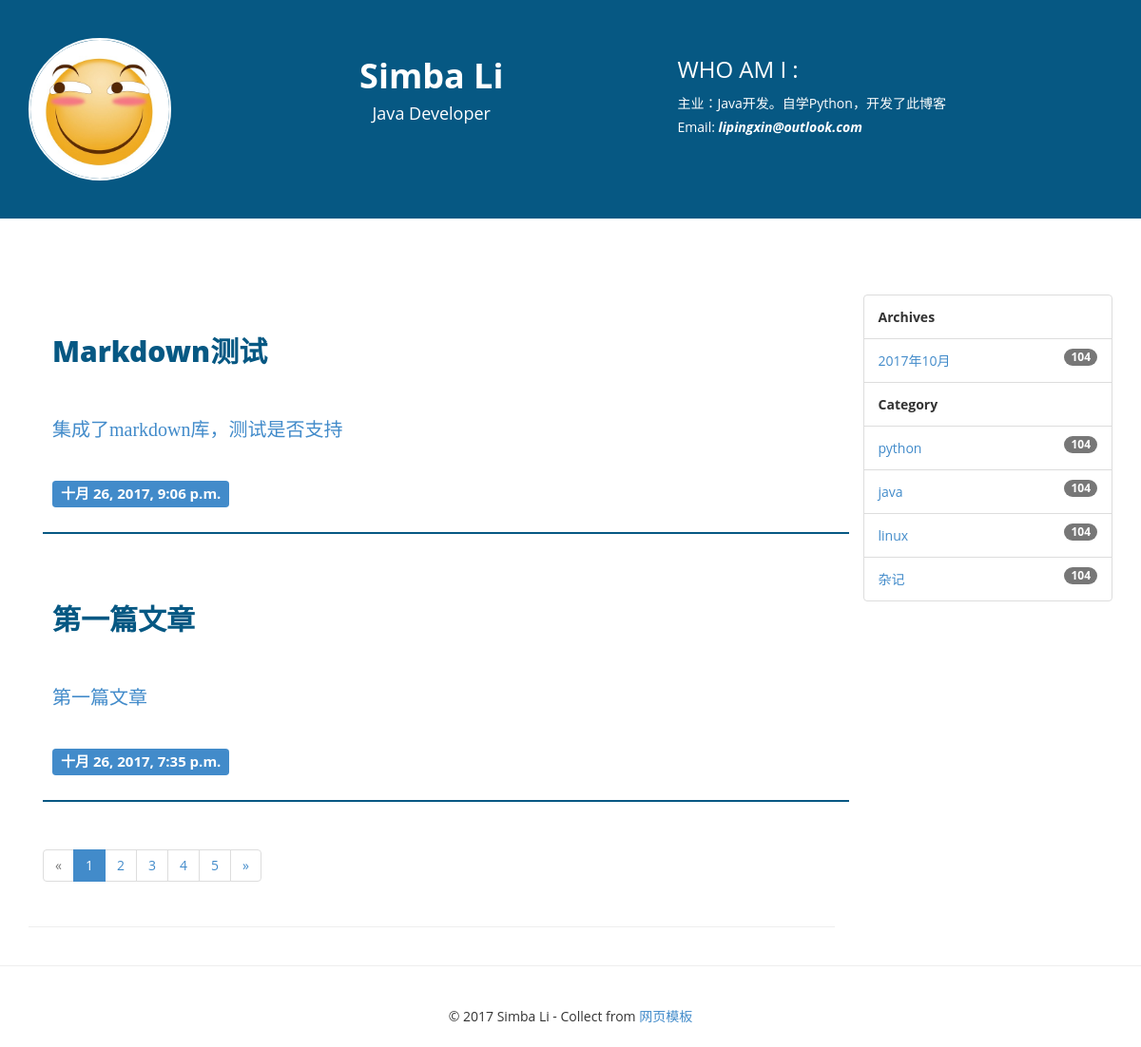
The page /archive/2017/10/ on the database as committed earlier.
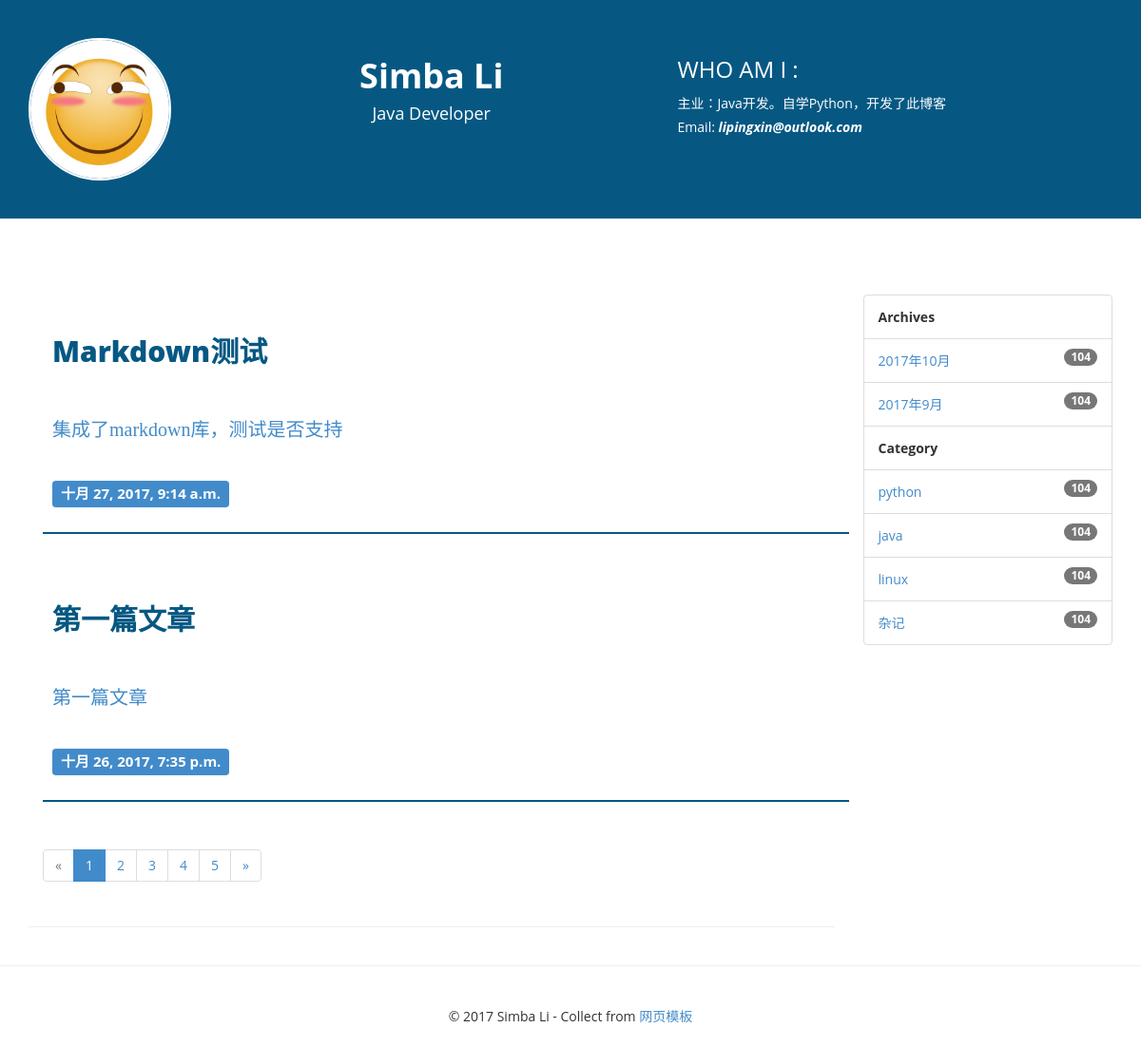
The same page on the database as committed later.
### blog/models.py (models this page shows, shortened)
class Post(models.Model):
    title = models.CharField(max_length=70)
    body = models.TextField()
    create_time = models.DateTimeField(auto_now_add=True)
    modified_time = models.DateTimeField(auto_now=True)
    excerpt = models.CharField(max_length=200, blank=True)
    category = models.ForeignKey(Category)
    tags = models.ManyToManyField(Tag, blank=True)
    author = models.ForeignKey(User)
    is_delete = models.IntegerField(default=1)
    def get_absolute_url(self):
        return reverse('blog:detail', kwargs={'pk': self.pk})

### blog/views.py (the view)
# urls.py: url(r'^archive/(?P<year>[0-9]{4})/(?P<month>[0-9]{1,2})/$', views.archives, name='archive'),
def archives(request, year, month):
    posts = Post.objects.filter(create_time__year=year,
                                create_time__month=month
                                ).order_by('-create_time')
    return render(request, 'blog/index.html', context={'posts': posts})

### blog/templatetags/blog_tags.py (called while the page is built)
@register.simple_tag()
def archives():
    return Post.objects.dates('create_time', 'month', order='DESC')

@register.simple_tag()
def get_categories():
    return Category.objects.all()

### templates/blog/index.html (shortened to what this page needs)
{% extends 'layout.html' %}
{% block main %}
<section>
    <div class="container">
        <div class="row">
            <div class="col-md-9">
                {% for post in posts %}
                <div class="blog-main">
                    <a href="{{ post.get_absolute_url }}">
                        <div class="heading-blog">
                            {{ post.title }}
                        </div>
                    </a>
                    {% if post.excerpt %}
                    <a href="{{ post.get_absolute_url }}">
                        <div class="blog-txt">
                            {{ post.excerpt }}
                        </div>
                    </a>
                    {% endif %}
                    <div class="blog-info">
                        <span class="label label-primary">{{ post.create_time }}</span>
                    </div>
                </div>
                {% empty %}
                    <div>还没有发布的文章</div>
                {% endfor %}
                <nav>
                    <ul class="pagination">
                        <li class="disabled"><a href="#"><span aria-hidden="true">&laquo;</span><span class="sr-only">Previous</span></a>
                        </li>
                        <li class="active"><a href="#">1 <span class="sr-only">(current)</span></a></li>
                        <li><a href="#">2 </a></li>
                        <li><a href="#">3 </a></li>
                        <li><a href="#">4 </a></li>
                        <li><a href="#">5 </a></li>
                        <li><a href="#"><span aria-hidden="true">&raquo;</span><span class="sr-only">Next</span></a>
                        </li>
                    </ul>
                </nav>
            </div>
        </div>
    </div>
</section>
<hr/>
{% endblock main %}

### templates/layout.html (shortened to what this page needs)
{% load staticfiles %}
{% load blog_tags %}
<!DOCTYPE html>
<html xmlns="http://www.w3.org/1999/xhtml">
<head>
    <link href="{% static 'blog/css/bootstrap.css' %}" rel="stylesheet"/>
    <link href="{% static 'blog/css/font-awesome.css' %}" rel="stylesheet"/>
    <link href="{% static 'blog/css/style.css' %}" rel="stylesheet"/>
    <link href="{% static 'blog/css/highlights/github.css' %}" rel="stylesheet">
</head>
<body>
<section class="header-section">
    <div class="container">
        <div class="row">
            <div class="col-md-2">
                <img src="{% static 'blog/img/headimage.jpg' %}" class="img-circle img-responsive"/>
            </div>
            <div class="col-md-5 text-center">
                <h1><strong>Simba Li </strong></h1>
                <h4>Java Developer</h4>
            </div>
            <div class="col-md-5">
                <h3>WHO AM I :</h3>
                主业：Java开发。自学Python，开发了此博客
                <br />
                Email: <i><strong>lipingxin@outlook.com</strong></i>
            </div>
        </div>
    </div>
</section>
<section>
    <div class="container">
        <div class="row">
            <div class="col-md-2 spon-txt"></div>
        </div>
    </div>
</section>
<section>
    <div class="container">
        <div class="row">
            <div class="col-md-9">
            {% block main %}
            {% endblock main %}
            </div>
            <div class="col-md-3">
                <ul class="list-group">
                    <li class="list-group-item">
                        <strong>Archives</strong>
                    </li>
                    {% archives as date_list %}
                    {% for date in date_list %}
                    <li class="list-group-item">
                        <span class="badge">104</span>
                        <a href="{% url 'blog:archive' date.year date.month %}">
                            {{ date.year }}年{{ date.month }}月
                        </a>
                    </li>
                    {% empty %}
                        <li class="list-group-item">
                            <span class="badge">104</span>暂无归档
                        </li>
                    {% endfor %}
                    <li class="list-group-item">
                        <strong>Category</strong>
                    </li>
                    {% get_categories as categories %}
                    {% for category in categories %}
                        <li class="list-group-item">
                            <span class="badge">104</span>
                            <a href="{% url 'blog:category' category.pk %}">
                                {{ category.name }}
                            </a>
                        </li>
                    {% endfor %}
                </ul>
                <br/>
            </div>
        </div>
    </div>
</section>
<hr/>
<div class="container">
    <div class="row">
        <div class="col-md-12 text-center set-foot">
            &copy 2017 Simba Li - Collect from <a
                href="http://www.cssmoban.com/" title="网页模板" target="_blank">网页模板</a>
        </div>
    </div>
</div>
</body>
</html>

Rows that differ between the two databases and show on the page:
changed Post "Markdown测试": create_time "十月 26, 2017, 9:06 p.m." → "十月 27, 2017, 9:14 a.m."
Other text that changed with them:
new list line: "104 2017 年 9 月"
